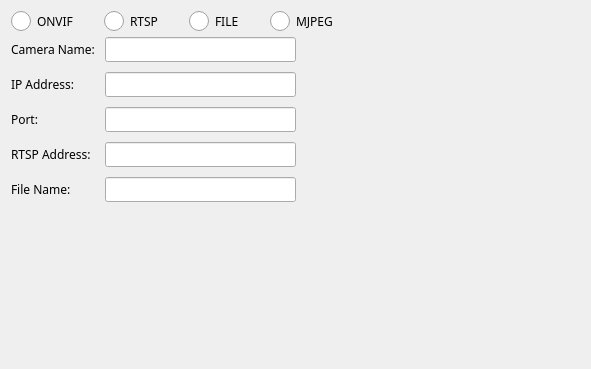
<?xml version="1.0" encoding="UTF-8"?>
<ui version="4.0">
 <class>VSCCamInfo</class>
 <widget class="QWidget" name="VSCCamInfo">
  <property name="geometry">
   <rect>
    <x>0</x>
    <y>0</y>
    <width>591</width>
    <height>369</height>
   </rect>
  </property>
  <property name="font">
   <font>
    <family>나눔스퀘어_ac</family>
   </font>
  </property>
  <property name="windowTitle">
   <string>Master Hard Disk Selecting</string>
  </property>
  <property name="windowIcon">
   <iconset>
    <normaloff>:/logo/resources/vscsmall.jpg</normaloff>:/logo/resources/vscsmall.jpg</iconset>
  </property>
  <layout class="QVBoxLayout" name="verticalLayout">
   <item>
    <layout class="QHBoxLayout" name="horizontalLayout">
     <item>
      <layout class="QGridLayout" name="gridLayout_4">
       <property name="horizontalSpacing">
        <number>30</number>
       </property>
       <property name="verticalSpacing">
        <number>20</number>
       </property>
       <item row="0" column="2">
        <widget class="QRadioButton" name="radioButtonRtsp">
         <property name="enabled">
          <bool>true</bool>
         </property>
         <property name="font">
          <font>
           <family>나눔스퀘어_ac</family>
          </font>
         </property>
         <property name="styleSheet">
          <string notr="true">QRadioButton::indicator {
    width: 20px;
    height: 20px;}
QRadioButton::indicator::unchecked {
    image: url(:/action/resources/radiobutton_unchecked.png);}
QRadioButton::indicator:unchecked:hover {
    image: url(:/action/resources/radiobutton_unchecked_hover.png);}
QRadioButton::indicator:unchecked:pressed {
    image: url(:/action/resources/radiobutton_unchecked_pressed.png);}
QRadioButton::indicator::checked {
    image: url(:/action/resources/radiobutton_checked.png);}
QRadioButton::indicator:checked:hover {
    image: url(:/action/resources/radiobutton_checked_hover.png);}
QRadioButton::indicator:checked:pressed {
    image: url(:/action/resources/radiobutton_checked_pressed.png);}</string>
         </property>
         <property name="text">
          <string>RTSP</string>
         </property>
         <property name="checkable">
          <bool>true</bool>
         </property>
        </widget>
       </item>
       <item row="0" column="1">
        <widget class="QRadioButton" name="radioButtonOnvif">
         <property name="font">
          <font>
           <family>나눔스퀘어_ac</family>
          </font>
         </property>
         <property name="styleSheet">
          <string notr="true">QRadioButton::indicator {
    width: 20px;
    height: 20px;}
QRadioButton::indicator::unchecked {
    image: url(:/action/resources/radiobutton_unchecked.png);}
QRadioButton::indicator:unchecked:hover {
    image: url(:/action/resources/radiobutton_unchecked_hover.png);}
QRadioButton::indicator:unchecked:pressed {
    image: url(:/action/resources/radiobutton_unchecked_pressed.png);}
QRadioButton::indicator::checked {
    image: url(:/action/resources/radiobutton_checked.png);}
QRadioButton::indicator:checked:hover {
    image: url(:/action/resources/radiobutton_checked_hover.png);}
QRadioButton::indicator:checked:pressed {
    image: url(:/action/resources/radiobutton_checked_pressed.png);}</string>
         </property>
         <property name="text">
          <string>ONVIF</string>
         </property>
         <property name="checkable">
          <bool>true</bool>
         </property>
        </widget>
       </item>
       <item row="0" column="3">
        <widget class="QRadioButton" name="radioButtonFile">
         <property name="font">
          <font>
           <family>나눔스퀘어_ac</family>
          </font>
         </property>
         <property name="styleSheet">
          <string notr="true">QRadioButton::indicator {
    width: 20px;
    height: 20px;}
QRadioButton::indicator::unchecked {
    image: url(:/action/resources/radiobutton_unchecked.png);}
QRadioButton::indicator:unchecked:hover {
    image: url(:/action/resources/radiobutton_unchecked_hover.png);}
QRadioButton::indicator:unchecked:pressed {
    image: url(:/action/resources/radiobutton_unchecked_pressed.png);}
QRadioButton::indicator::checked {
    image: url(:/action/resources/radiobutton_checked.png);}
QRadioButton::indicator:checked:hover {
    image: url(:/action/resources/radiobutton_checked_hover.png);}
QRadioButton::indicator:checked:pressed {
    image: url(:/action/resources/radiobutton_checked_pressed.png);}</string>
         </property>
         <property name="text">
          <string>FILE</string>
         </property>
         <property name="checkable">
          <bool>true</bool>
         </property>
        </widget>
       </item>
       <item row="0" column="4">
        <widget class="QRadioButton" name="radioButtonMJPEG">
         <property name="font">
          <font>
           <family>나눔스퀘어_ac</family>
          </font>
         </property>
         <property name="styleSheet">
          <string notr="true">QRadioButton::indicator {
    width: 20px;
    height: 20px;}
QRadioButton::indicator::unchecked {
    image: url(:/action/resources/radiobutton_unchecked.png);}
QRadioButton::indicator:unchecked:hover {
    image: url(:/action/resources/radiobutton_unchecked_hover.png);}
QRadioButton::indicator:unchecked:pressed {
    image: url(:/action/resources/radiobutton_unchecked_pressed.png);}
QRadioButton::indicator::checked {
    image: url(:/action/resources/radiobutton_checked.png);}
QRadioButton::indicator:checked:hover {
    image: url(:/action/resources/radiobutton_checked_hover.png);}
QRadioButton::indicator:checked:pressed {
    image: url(:/action/resources/radiobutton_checked_pressed.png);}</string>
         </property>
         <property name="text">
          <string>MJPEG</string>
         </property>
         <property name="checkable">
          <bool>true</bool>
         </property>
        </widget>
       </item>
      </layout>
     </item>
     <item>
      <spacer name="horizontalSpacer">
       <property name="orientation">
        <enum>Qt::Horizontal</enum>
       </property>
       <property name="sizeHint" stdset="0">
        <size>
         <width>40</width>
         <height>20</height>
        </size>
       </property>
      </spacer>
     </item>
    </layout>
   </item>
   <item>
    <layout class="QHBoxLayout" name="horizontalLayout_2">
     <item>
      <layout class="QGridLayout" name="gridLayout_2">
       <property name="topMargin">
        <number>0</number>
       </property>
       <property name="spacing">
        <number>10</number>
       </property>
       <item row="4" column="0">
        <widget class="QLabel" name="labelIP_2">
         <property name="text">
          <string>IP Address:</string>
         </property>
         <property name="alignment">
          <set>Qt::AlignLeading|Qt::AlignLeft|Qt::AlignVCenter</set>
         </property>
        </widget>
       </item>
       <item row="7" column="0">
        <widget class="QLabel" name="labelName_4">
         <property name="text">
          <string>File Name:</string>
         </property>
         <property name="alignment">
          <set>Qt::AlignLeading|Qt::AlignLeft|Qt::AlignVCenter</set>
         </property>
        </widget>
       </item>
       <item row="7" column="1">
        <widget class="QLineEdit" name="lineEditFile">
         <property name="maximumSize">
          <size>
           <width>300</width>
           <height>16777215</height>
          </size>
         </property>
         <property name="readOnly">
          <bool>true</bool>
         </property>
        </widget>
       </item>
       <item row="5" column="1">
        <widget class="QLineEdit" name="lineEditPort">
         <property name="maximumSize">
          <size>
           <width>300</width>
           <height>16777215</height>
          </size>
         </property>
         <property name="readOnly">
          <bool>true</bool>
         </property>
        </widget>
       </item>
       <item row="6" column="0">
        <widget class="QLabel" name="labelName_3">
         <property name="text">
          <string>RTSP Address:</string>
         </property>
         <property name="alignment">
          <set>Qt::AlignLeading|Qt::AlignLeft|Qt::AlignVCenter</set>
         </property>
        </widget>
       </item>
       <item row="6" column="1">
        <widget class="QLineEdit" name="lineEditRtspAddr">
         <property name="maximumSize">
          <size>
           <width>300</width>
           <height>16777215</height>
          </size>
         </property>
        </widget>
       </item>
       <item row="3" column="0">
        <widget class="QLabel" name="labelName">
         <property name="text">
          <string>Camera Name:</string>
         </property>
         <property name="alignment">
          <set>Qt::AlignLeading|Qt::AlignLeft|Qt::AlignVCenter</set>
         </property>
        </widget>
       </item>
       <item row="5" column="0">
        <widget class="QLabel" name="labelPort_2">
         <property name="text">
          <string>Port:</string>
         </property>
         <property name="alignment">
          <set>Qt::AlignLeading|Qt::AlignLeft|Qt::AlignVCenter</set>
         </property>
        </widget>
       </item>
       <item row="4" column="1">
        <widget class="QLineEdit" name="lineEditIP">
         <property name="maximumSize">
          <size>
           <width>300</width>
           <height>16777215</height>
          </size>
         </property>
         <property name="readOnly">
          <bool>true</bool>
         </property>
        </widget>
       </item>
       <item row="3" column="1">
        <widget class="QLineEdit" name="lineEditName">
         <property name="maximumSize">
          <size>
           <width>300</width>
           <height>16777215</height>
          </size>
         </property>
         <property name="readOnly">
          <bool>true</bool>
         </property>
        </widget>
       </item>
      </layout>
     </item>
     <item>
      <spacer name="horizontalSpacer_2">
       <property name="orientation">
        <enum>Qt::Horizontal</enum>
       </property>
       <property name="sizeHint" stdset="0">
        <size>
         <width>40</width>
         <height>20</height>
        </size>
       </property>
      </spacer>
     </item>
    </layout>
   </item>
   <item>
    <spacer name="verticalSpacer">
     <property name="orientation">
      <enum>Qt::Vertical</enum>
     </property>
     <property name="sizeHint" stdset="0">
      <size>
       <width>20</width>
       <height>40</height>
      </size>
     </property>
    </spacer>
   </item>
  </layout>
 </widget>
 <resources>
  <include location="../../../main/vscmainwindows.qrc"/>
 </resources>
 <connections/>
</ui>
